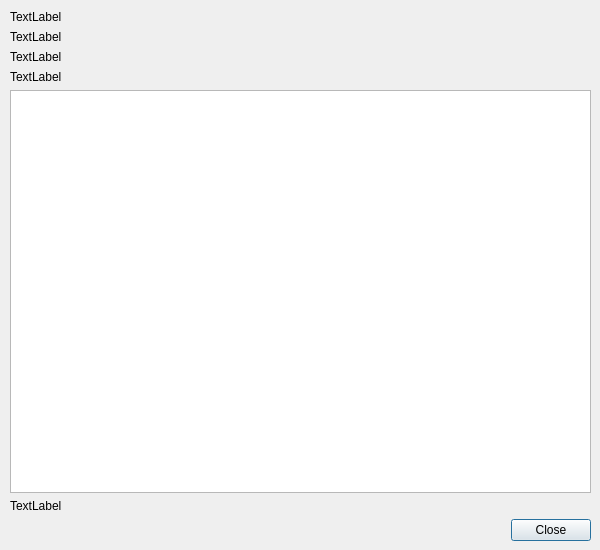
<?xml version="1.0" encoding="UTF-8"?>
<ui version="4.0">
 <class>About</class>
 <widget class="QDialog" name="About">
  <property name="geometry">
   <rect>
    <x>0</x>
    <y>0</y>
    <width>600</width>
    <height>550</height>
   </rect>
  </property>
  <property name="windowTitle">
   <string>Dialog</string>
  </property>
  <widget class="QWidget" name="layoutWidget">
   <property name="geometry">
    <rect>
     <x>10</x>
     <y>10</y>
     <width>581</width>
     <height>531</height>
    </rect>
   </property>
   <layout class="QVBoxLayout" name="verticalLayout">
    <item>
     <widget class="QLabel" name="header">
      <property name="text">
       <string>TextLabel</string>
      </property>
     </widget>
    </item>
    <item>
     <widget class="QLabel" name="textLabel_1">
      <property name="text">
       <string>TextLabel</string>
      </property>
     </widget>
    </item>
    <item>
     <widget class="QLabel" name="textLabel_2">
      <property name="text">
       <string>TextLabel</string>
      </property>
     </widget>
    </item>
    <item>
     <widget class="QLabel" name="textLabel_3">
      <property name="text">
       <string>TextLabel</string>
      </property>
     </widget>
    </item>
    <item>
     <widget class="QTextBrowser" name="textBrowser">
      <property name="cursor" stdset="0">
       <cursorShape>ArrowCursor</cursorShape>
      </property>
      <property name="acceptDrops">
       <bool>false</bool>
      </property>
      <property name="horizontalScrollBarPolicy">
       <enum>Qt::ScrollBarAlwaysOff</enum>
      </property>
      <property name="overwriteMode">
       <bool>false</bool>
      </property>
     </widget>
    </item>
    <item>
     <widget class="QLabel" name="footer">
      <property name="text">
       <string>TextLabel</string>
      </property>
     </widget>
    </item>
    <item>
     <widget class="QDialogButtonBox" name="buttonBox">
      <property name="orientation">
       <enum>Qt::Horizontal</enum>
      </property>
      <property name="standardButtons">
       <set>QDialogButtonBox::Close</set>
      </property>
     </widget>
    </item>
   </layout>
  </widget>
 </widget>
 <resources/>
 <connections>
  <connection>
   <sender>buttonBox</sender>
   <signal>accepted()</signal>
   <receiver>About</receiver>
   <slot>accept()</slot>
   <hints>
    <hint type="sourcelabel">
     <x>248</x>
     <y>254</y>
    </hint>
    <hint type="destinationlabel">
     <x>157</x>
     <y>274</y>
    </hint>
   </hints>
  </connection>
  <connection>
   <sender>buttonBox</sender>
   <signal>rejected()</signal>
   <receiver>About</receiver>
   <slot>reject()</slot>
   <hints>
    <hint type="sourcelabel">
     <x>316</x>
     <y>260</y>
    </hint>
    <hint type="destinationlabel">
     <x>286</x>
     <y>274</y>
    </hint>
   </hints>
  </connection>
 </connections>
</ui>
